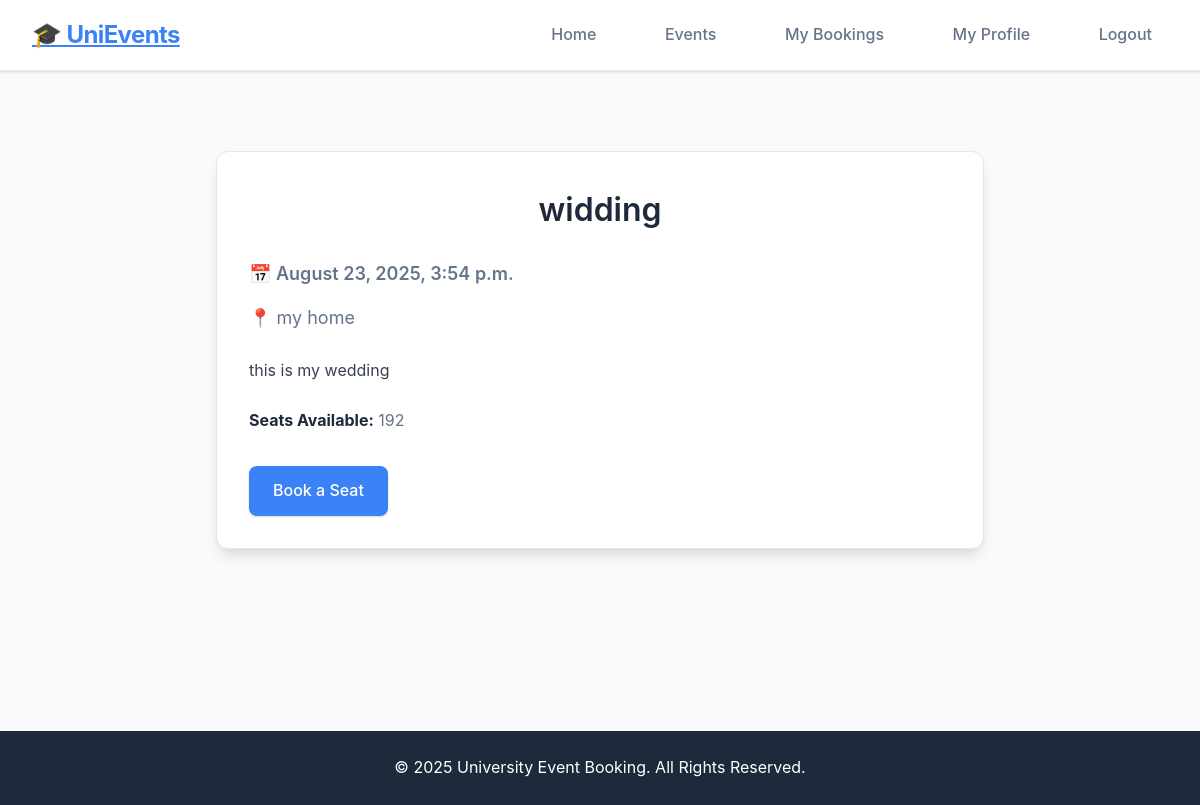
The app's page /events/2/ (signed in) with its own data.
### events/models.py (models this page shows, shortened)
class Event(models.Model):
    title = models.CharField(max_length=200)
    description = models.TextField()
    date = models.DateTimeField()
    location = models.CharField(max_length=200)
    created_at = models.DateTimeField(auto_now_add=True)
    updated_at = models.DateTimeField(auto_now=True)
    seats = models.PositiveIntegerField()

### events/views.py (the view)
# urls.py: path('events/<int:id>/', views.event_detail, name='event_detail'),
@login_required
def event_detail(request, id):
    event = Event.objects.get(id=id)
    return render(request, 'events/event_details.html', {'event': event})

### templates/events/event_details.html
{% extends 'base.html' %}
{% load static %}
{% block content %}
    <section class="event-detail">
      <h2>{{ event.title }}</h2>
      <p class="date">📅 {{ event.date|date:"F j, Y, g:i a" }}</p>
      <p class="location">📍 {{ event.location }}</p>
      <p class="description">{{ event.description }}</p>
      <p>
        <strong>Seats Available:</strong> {{ event.seats }}
      </p>
      {% if user.is_authenticated %}
        {% if user.role == 'student' %}
          <a href="{% url 'book_now' event.id %}" class="btn">Book a Seat</a>
        {% else %}
          <p class="info">Only students can book seats for events.</p>
        {% endif %}
      {% else %}
        <a href="{% url 'login' %}" class="btn">Login to Book</a>
      {% endif %}
    </section>
{% endblock %}

### static/css/style.css (style rules this page uses)
* { margin: 0; padding: 0; box-sizing: border-box; }
body { font-family: 'Inter', -apple-system, BlinkMacSystemFont, 'Segoe UI', Roboto, sans-serif; background: #f8fafc; color: #1e293b; line-height: 1.6; min-height: 100vh; }
.btn { display: inline-block; padding: 0.75rem 1.5rem; background: #3b82f6; color: white; border-radius: 0.5rem; text-decoration: none; margin-top: 1rem; border: none; cursor: pointer; font-weight: 500; transition: all 0.2s ease; box-shadow: 0 1px 3px 0 rgba(0, 0, 0, 0.1), 0 1px 2px 0 rgba(0, 0, 0, 0.06); }
.event-detail { max-width: 48rem; margin: 3rem auto; background: white; padding: 2rem; border-radius: 0.75rem; box-shadow: 0 10px 15px -3px rgba(0, 0, 0, 0.1), 0 4px 6px -2px rgba(0, 0, 0, 0.05); border: 1px solid #e2e8f0; }
.event-detail h2 { color: #1e293b; margin-bottom: 1.5rem; font-size: 2rem; font-weight: 600; text-align: center; }
.event-detail .date, .event-detail .location { color: #64748b; margin-bottom: 1rem; font-size: 1.125rem; display: flex; align-items: center; gap: 0.5rem; }
.event-detail .description { margin: 1.5rem 0; line-height: 1.7; color: #374151; font-size: 1rem; }
.event-detail p { margin-bottom: 1rem; color: #64748b; }
.event-detail strong { color: #1e293b; }
.date { font-weight: 600; color: #1e293b; font-size: 0.875rem; margin-bottom: 0.25rem; }
.location { min-width: 150px; }

### records on screen
Event: title "widding", date "August 23, 2025, 3:54 p.m.", location "my home", description "this is my wedding", seats "192"
